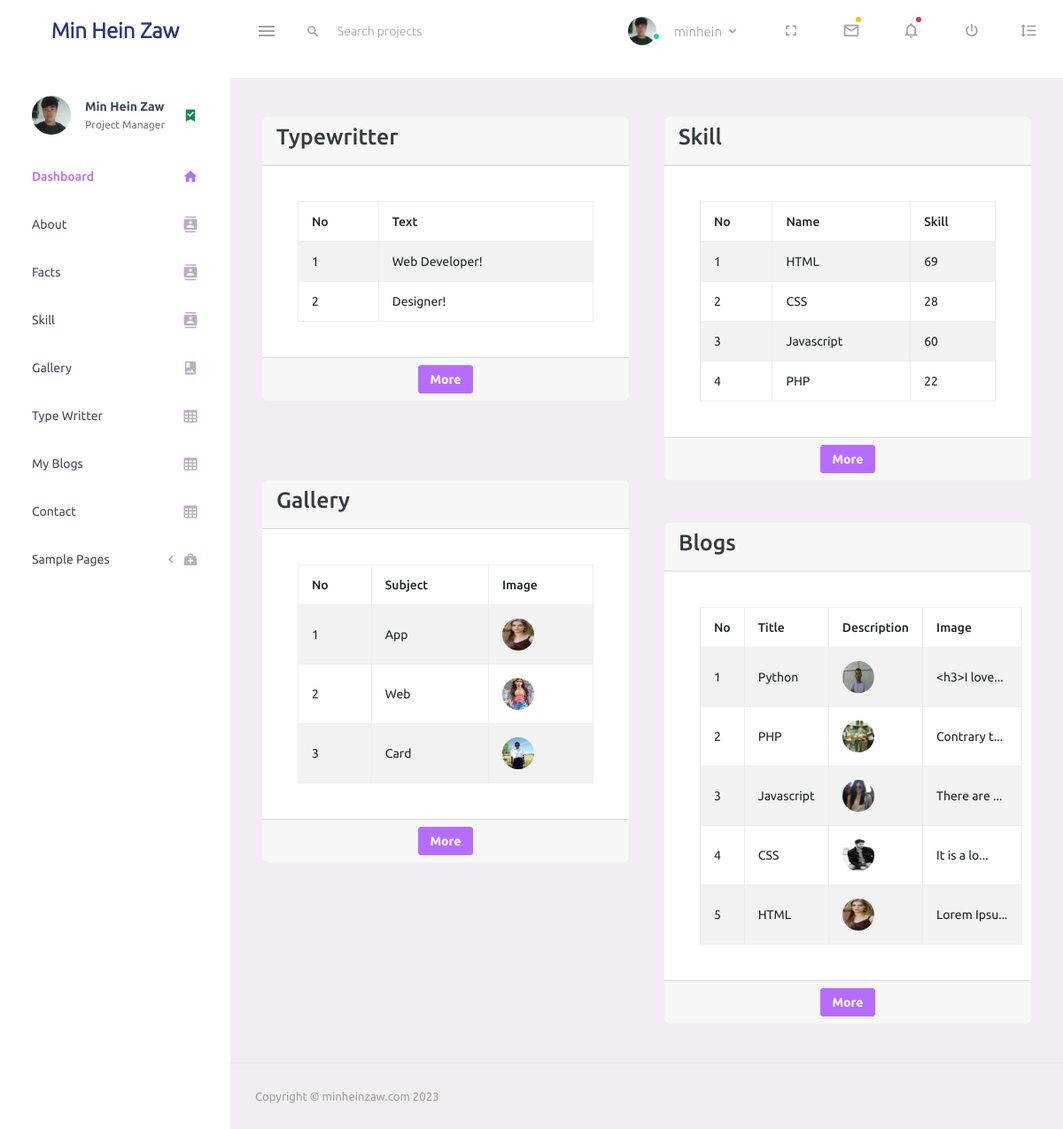
The page /dashboard/ (signed in) on the database its author committed.
### base/models.py (models this page shows, shortened)
class About(models.Model):
    name = models.CharField(max_length=100, null=True)
    birthday = models.DateField(null=True)
    email = models.EmailField(null=True)
    phone = models.CharField(max_length=15, null=True)
    address = models.CharField(max_length=100, null=True)
    description = RichTextField(null=True, blank=True)
    created = models.DateTimeField(auto_now=True)
    updated = models.DateTimeField(auto_now_add=True)

class TypeWritter(models.Model):
    text = models.CharField(max_length=100, null=True)

class Skill(models.Model):
    name = models.CharField(max_length=50, null=True)
    skill = models.IntegerField(null=True)

class Gallery(models.Model):
    subject = models.CharField(max_length=3, choices=SUBJECT, null=True)
    image = models.ImageField(upload_to="photoes/", null=True)

class MyBlog(models.Model):
    title = models.CharField(max_length=255, null=True)
    description = RichTextField(null=True)
    blog_image = models.ImageField(upload_to="myblog_image/", null=True)
    created = models.DateTimeField(auto_now=True)
    updated = models.DateTimeField(auto_now_add=True)
    class Meta:
        ordering = ['-created', '-updated']

### base/views.py (the view)
# urls.py: path('dashboard/', views.indexPage, name="index"),
@login_required (login_url='login')
def indexPage(request):
    texts = TypeWritter.objects.all()
    abouts = About.objects.all()
    skills = Skill.objects.all()
    galleries = Gallery.objects.all()
    blogs = MyBlog.objects.all()
    context = {'texts':texts, 'abouts':abouts, 'skills':skills, 'galleries':galleries, 'blogs':blogs}
    return render(request, 'backend/index.html', context)

### base/templates/backend/index.html
{% extends 'main.html' %}
{% block content %}
<div class="row">
  <div class="col-md-6">
      <div class="card">
          <div class="card-header">
              <h3>Typewritter</h3>
          </div>
          <div class="card-body">
              <table class="table table-striped table-bordered">
                  <thead>
                      <tr>
                          <th>No</th>
                          <th>Text</th>
                      </tr>
                  </thead>
                  <tbody>
                      {% for text in texts %}
                          <tr>
                              <td>{{forloop.counter}}</td>
                              <td>{{text.text}}</td>
                          </tr>
                      {% endfor %}
                  </tbody>
              </table>
          </div>
          <div class="card-footer">
            <div style="text-align: center;">
              <a href="{% url 'typewritter' %}" type="submit" class="btn btn-primary btn-sm">More</a>
            </div>
          </div>
      </div>
  </div>
  <div class="col-md-6">
    <div class="card">
        <div class="card-header">
            <h3>Skill</h3>
        </div>
        <div class="card-body">
            <table class="table table-striped table-bordered">
                <thead>
                    <tr>
                        <th>No</th>
                        <th>Name</th>
                        <th>Skill</th>
                    </tr>
                </thead>
                <tbody>
                    {% for skill in skills %}
                        <tr>
                            <td>{{forloop.counter}}</td>
                            <td>{{skill.name}}</td>
                            <td>{{skill.skill}}</td>
                        </tr>
                    {% endfor %}
                </tbody>
            </table>
        </div>
        <div class="card-footer">
          <div style="text-align: center;">
            <a href="{% url 'skill' %}" type="submit" class="btn btn-primary btn-sm">More</a>
          </div>
        </div>
    </div>
  </div>
  <div class="col-md-6">
    <div class="card">
        <div class="card-header">
            <h3>Gallery</h3>
        </div>
        <div class="card-body">
            <table class="table table-striped table-bordered">
                <thead>
                    <tr>
                        <th>No</th>
                        <th>Subject</th>
                        <th>Image</th>
                    </tr>
                </thead>
                <tbody>
                    {% for gallery in galleries %}
                        <tr>
                            <td>{{forloop.counter}}</td>
                            <td>{{gallery.get_subject_display}}</td>
                            <td>
                              <img src="{{gallery.image.url}}" alt="">
                            </td>
                        </tr>
                    {% endfor %}
                </tbody>
            </table>
        </div>
        <div class="card-footer">
          <div style="text-align: center;">
            <a href="{% url 'gallery' %}" type="submit" class="btn btn-primary btn-sm">More</a>
          </div>
        </div>
    </div>
  </div>
  <div class="col-md-6 mt-5">
    <div class="card">
        <div class="card-header">
            <h3>Blogs</h3>
        </div>
        <div class="card-body">
            <table class="table table-striped table-bordered">
                <thead>
                    <tr>
                        <th>No</th>
                        <th>Title</th>
                        <th>Description</th>
                        <th>Image</th>
                    </tr>
                </thead>
                <tbody>
                    {% for blog in blogs %}
                        <tr>
                            <td>{{forloop.counter}}</td>
                            <td>{{blog.title}}</td>
                            <td>
                              <img src="{{blog.blog_image.url}}" alt="">
                            </td>
                            <td>{{blog.description|stringformat:".10s"}}...</td>
                        </tr>
                    {% endfor %}
                </tbody>
            </table>
        </div>
        <div class="card-footer">
          <div style="text-align: center;">
            <a href="{% url 'myblog' %}" type="submit" class="btn btn-primary btn-sm">More</a>
          </div>
        </div>
    </div>
  </div>
</div>
{% endblock content %}

### templates/navbar.html (shortened to what this page needs)
{% load static %}
<nav class="navbar default-layout-navbar col-lg-12 col-12 p-0 fixed-top d-flex flex-row">
    <div class="text-center navbar-brand-wrapper d-flex align-items-center justify-content-center">
      <a class="navbar-brand brand-logo" href="{% url 'index' %}"> <strong><span>Min Hein Zaw</span></strong> </a>
    </div>
    <div class="navbar-menu-wrapper d-flex align-items-stretch">
      <button class="navbar-toggler navbar-toggler align-self-center" type="button" data-toggle="minimize">
        <span class="mdi mdi-menu"></span>
      </button>
      <div class="search-field d-none d-md-block">
        <form class="d-flex align-items-center h-100" action="#">
          <div class="input-group">
            <div class="input-group-prepend bg-transparent">
              <i class="input-group-text border-0 mdi mdi-magnify"></i>
            </div>
            <input type="text" class="form-control bg-transparent border-0" placeholder="Search projects">
          </div>
        </form>
      </div>
      <ul class="navbar-nav navbar-nav-right">
        <li class="nav-item nav-profile dropdown">
          <a class="nav-link dropdown-toggle" id="profileDropdown" href="#" data-bs-toggle="dropdown" aria-expanded="false">
            <div class="nav-profile-img">
              <img src="{% static 'assets/images/faces/logo.jpg' %}" alt="image">
              <span class="availability-status online"></span>
            </div>
            <div class="nav-profile-text">
              {% if request.user.is_authenticated %}
                <p class='mt-3'>{{request.user}}</p>
              {% endif %}
            </div>
          </a>
        </li>
        <li class="nav-item d-none d-lg-block full-screen-link">
          <a class="nav-link">
            <i class="mdi mdi-fullscreen" id="fullscreen-button"></i>
          </a>
        </li>
        <li class="nav-item dropdown">
          <a class="nav-link count-indicator dropdown-toggle" id="messageDropdown" href="#" data-bs-toggle="dropdown" aria-expanded="false">
            <i class="mdi mdi-email-outline"></i>
            <span class="count-symbol bg-warning"></span>
          </a>
        </li>
        <li class="nav-item dropdown">
          <a class="nav-link count-indicator dropdown-toggle" id="notificationDropdown" href="#" data-bs-toggle="dropdown">
            <i class="mdi mdi-bell-outline"></i>
            <span class="count-symbol bg-danger"></span>
          </a>
        </li>
        <li class="nav-item nav-logout d-none d-lg-block">
          <a class="nav-link" href="#">
            <i class="mdi mdi-power"></i>
          </a>
        </li>
        <li class="nav-item nav-settings d-none d-lg-block">
          <a class="nav-link" href="#">
            <i class="mdi mdi-format-line-spacing"></i>
          </a>
        </li>
      </ul>
    </div>
  </nav>

### templates/sidebar.html (shortened to what this page needs)
{% load static %}
<nav class="sidebar sidebar-offcanvas" id="sidebar">
    <ul class="nav">
      <li class="nav-item nav-profile">
        <a href="#" class="nav-link">
          <div class="nav-profile-image">
            <img src="{% static 'assets/images/logo.jpg' %}" alt="profile">
          </div>
          <div class="nav-profile-text d-flex flex-column">
            {% for about in abouts %}
            <span class="font-weight-bold mb-2">{{about.name}}</span>
            {% endfor %}
            <span class="text-secondary text-small">Project Manager</span>
          </div>
          <i class="mdi mdi-bookmark-check text-success nav-profile-badge"></i>
        </a>
      </li>
      {% url 'index' as url %}
      <li class="nav-item {% if request.path == url %}active{% endif %}">
        <a class="nav-link" href="{% url 'index' %}">
          <span class="menu-title">Dashboard</span>
          <i class="mdi mdi-home menu-icon"></i>
        </a>
      </li>
      {% url 'about' as url %}
      <li class="nav-item {% if request.path == url %}active{% endif %}">
        <a class="nav-link" href="{% url 'about' %}">
          <span class="menu-title">About</span>
          <i class="mdi mdi-contacts menu-icon"></i>
        </a>
      </li>
      {% url 'fact' as url %}
      <li class="nav-item {% if request.path == url %}active{% endif %}">
        <a class="nav-link" href="{% url 'fact' %}">
          <span class="menu-title">Facts</span>
          <i class="mdi mdi-contacts menu-icon"></i>
        </a>
      </li>
      {% url 'skill' as url %}
      <li class="nav-item {% if request.path == url %}active{% endif %}">
        <a class="nav-link" href="{% url 'skill' %}">
          <span class="menu-title">Skill</span>
          <i class="mdi mdi-contacts menu-icon"></i>
        </a>
      </li>
      {% url 'gallery' as url %}
      <li class="nav-item {% if request.path == url %}active{% endif %}">
        <a class="nav-link" href="{% url 'gallery' %}">
          <span class="menu-title">Gallery</span>
          <i class="mdi mdi-image-album menu-icon"></i>
        </a>
      </li>
      {% url 'typewritter' as url %}
      <li class="nav-item {% if request.path == url %}active{% endif %}">
        <a class="nav-link" href="{% url 'typewritter' %}">
          <span class="menu-title">Type Writter</span>
          <i class="mdi mdi-table-large menu-icon"></i>
        </a>
      </li>
      {% url 'myblog' as url %}
      <li class="nav-item {% if request.path == url %}active{% endif %}">
        <a class="nav-link" href="{% url 'myblog' %}">
          <span class="menu-title">My Blogs</span>
          <i class="mdi mdi-table-large menu-icon"></i>
        </a>
      </li>
      {% url 'contact' as url %}
      <li class="nav-item {% if request.path == url %}active{% endif %}">
        <a class="nav-link" href="{% url 'contact' %}">
          <span class="menu-title">Contact</span>
          <i class="mdi mdi-table-large menu-icon"></i>
        </a>
      </li>
      <li class="nav-item">
        <a class="nav-link" data-bs-toggle="collapse" href="#general-pages" aria-expanded="false" aria-controls="general-pages">
          <span class="menu-title">Sample Pages</span>
          <i class="menu-arrow"></i>
          <i class="mdi mdi-medical-bag menu-icon"></i>
        </a>
      </li>
    </ul>
  </nav>

### rows shown on the page
About: name "Min Hein Zaw"
TypeWritter: text "Web Developer!"
TypeWritter: text "Designer!"
Skill: name "HTML", skill "69"
Skill: name "CSS", skill "28"
Skill: name "Javascript", skill "60"
Skill: name "PHP", skill "22"
Gallery: subject "App", image (picture)
Gallery: subject "Web", image (picture)
Gallery: subject "Card", image (picture)
MyBlog: title "Python", blog_image (picture), description "<h3>I love"
MyBlog: title "PHP", blog_image (picture), description "Contrary t"
MyBlog: title "Javascript", blog_image (picture), description "There are"
MyBlog: title "CSS", blog_image (picture), description "It is a lo"
MyBlog: title "HTML", blog_image (picture), description "Lorem Ipsu"

### other values the page prints
{{ request.user }} "minhein"
